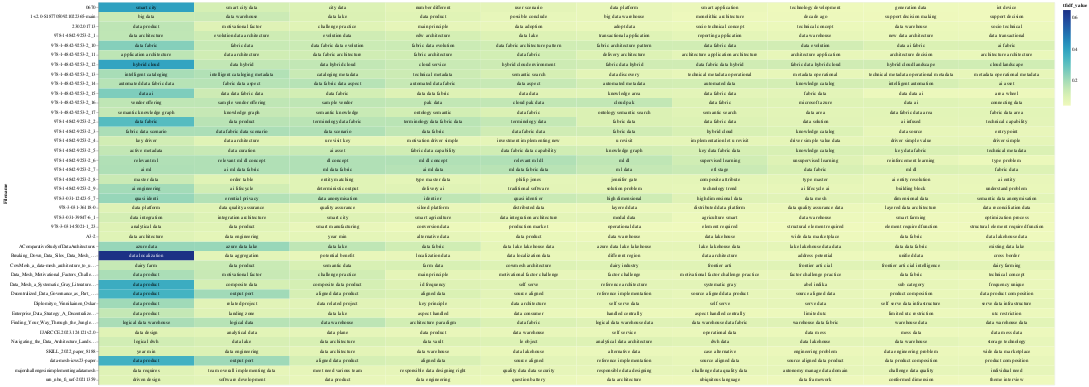

Notebook code for this chart:
### Code cell
# save(chart_tfidf, 'tfidf_heatmap.html')
chart_tfidf

### Figure 1 — Vega-Lite specification as saved in the notebook (floating-point values rounded to 4 significant figures; data arrays with more than 128 entries replaced by an {"elided": "..."} marker saying what was removed)
{"config": {"view": {"continuousWidth": 300, "continuousHeight": 300}}, "layer": [{"mark": {"type": "rect"}, "encoding": {"color": {"field": "tfidf_value", "type": "quantitative"}, "text": {"field": "topic_word", "type": "nominal"}, "x": {"axis": null, "field": "rank", "type": "ordinal"}, "y": {"field": "Filename", "type": "nominal"}}, "transform": [{"window": [{"op": "rank", "field": "", "as": "rank"}], "groupby": ["Filename"], "sort": [{"field": "tfidf_value", "order": "descending"}]}]}, {"mark": {"type": "text", "baseline": "middle"}, "encoding": {"color": {"condition": {"test": "(datum.tfidf_value >= 0.4)", "value": "white"}, "value": "black"}, "text": {"field": "topic_word", "type": "nominal"}, "x": {"axis": null, "field": "rank", "type": "ordinal"}, "y": {"field": "Filename", "type": "nominal"}}, "transform": [{"window": [{"op": "rank", "field": "", "as": "rank"}], "groupby": ["Filename"], "sort": [{"field": "tfidf_value", "order": "descending"}]}]}], "data": {"name": "data-a18bbfcb290d761c6ae494e98bc54fe0"}, "width": 2000, "$schema": "https://vega.github.io/schema/vega-lite/v5.16.3.json", "datasets": {"data-a18bbfcb290d761c6ae494e98bc54fe0": {"elided": "400 records"}}}
